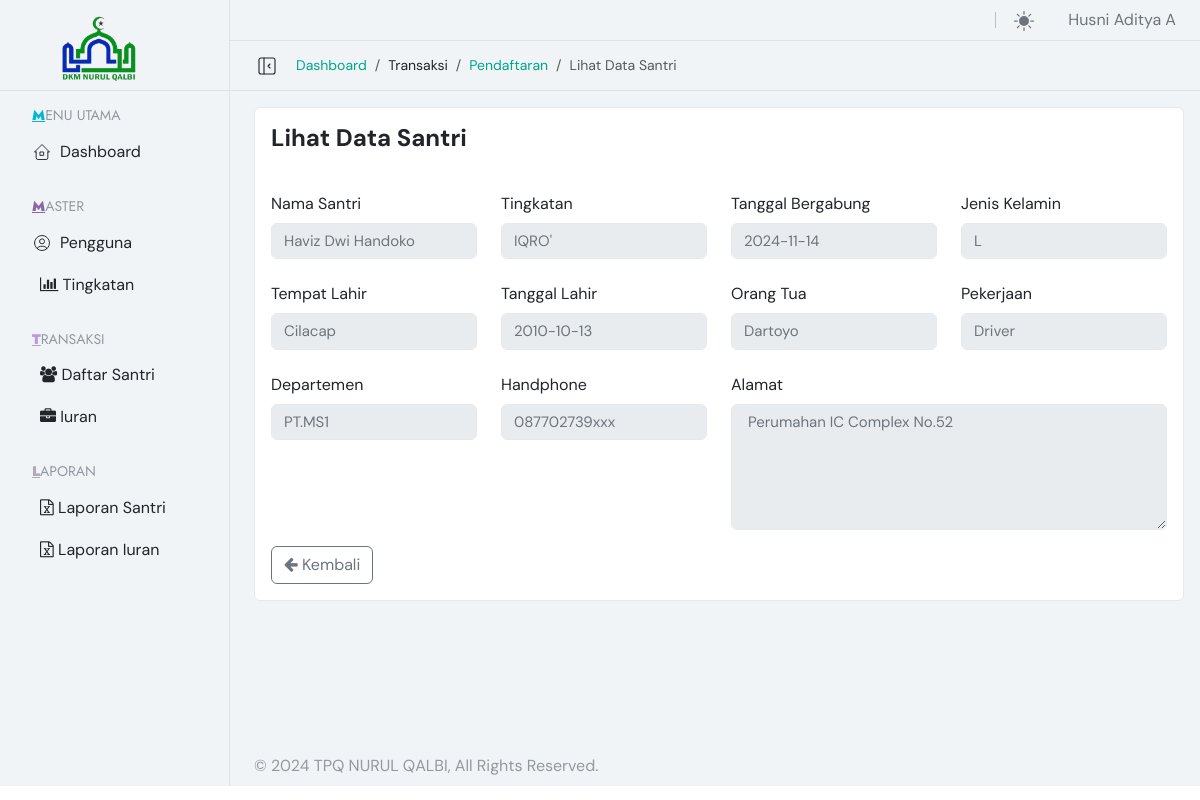
/pendaftaran_view.php?method=view&id=TPQ-202411-001 (signed in), run on the app's committed database.
### tables this page shows
CREATE TABLE IF NOT EXISTS `t_anggota` (
  `ID_ANGGOTA` varchar(50) NOT NULL,
  `ID_TINGKATAN` varchar(50) DEFAULT NULL,
  `NAMA_ANGGOTA` varchar(50) DEFAULT NULL,
  `ALAMAT` text DEFAULT NULL,
  `TEMPAT_LAHIR` varchar(50) DEFAULT NULL,
  `TANGGAL_LAHIR` date DEFAULT NULL,
  `JK` varchar(50) DEFAULT NULL,
  `ORANG_TUA` varchar(50) DEFAULT NULL,
  `PEKERJAAN` varchar(50) DEFAULT NULL,
  `DEPARTEMEN` varchar(50) DEFAULT NULL,
  `HANDPHONE` varchar(50) DEFAULT NULL,
  `TANGGAL_BERGABUNG` date DEFAULT NULL,
  `TANGGAL_KELUAR` date DEFAULT NULL,
  `STATUS_ANGGOTA` varchar(50) DEFAULT '1',
  `STATUS` varchar(50) DEFAULT '1',
  `INPUT_OLEH` varchar(50) DEFAULT NULL,
  `INPUT_TANGGAL` datetime DEFAULT NULL,
  PRIMARY KEY (`ID_ANGGOTA`),
  KEY `ID_TINGKATAN` (`ID_TINGKATAN`)
);

CREATE TABLE IF NOT EXISTS `m_tingkatan` (
  `ID_TINGKATAN` varchar(50) NOT NULL,
  `NAMA_TINGKATAN` varchar(50) DEFAULT NULL,
  `DESKRIPSI` text DEFAULT NULL,
  `STATUS` varchar(50) DEFAULT '1',
  `INPUT_OLEH` varchar(50) DEFAULT NULL,
  `INPUT_TANGGAL` datetime DEFAULT NULL,
  PRIMARY KEY (`ID_TINGKATAN`)
);

### connection/conn.php (called while the page is built, shortened)
<?php
$host = "localhost";
$database = "tpq";
$username = "andre";
$password = "andre2024";
try {
    $db1 = new PDO("mysql:host=$host;dbname=$database", $username, $password);
    $db1->setAttribute(PDO::ATTR_ERRMODE, PDO::ERRMODE_EXCEPTION);
    function GetQuery2($query, $params = [])
    {
        global $db1;
        $result = $db1->prepare($query);
        $result->execute($params);
        return $result;
    }
} catch (PDOException $e) {
    die("Database connection failed: " . $e->getMessage());
}
?>

### backend/transaksi/pendaftaran/t_pendaftaran.php (called while the page is built, shortened)
<?php
if (isset($_GET['method'])) {
    if (($_GET['method'] == "view" || $_GET['method'] == "edit") && isset($_GET['id'])) {
        $ID_ANGGOTA = $_GET['id'];
        $query = "SELECT a.*,CONCAT(a.TEMPAT_LAHIR,', ',DATE_FORMAT(a.TANGGAL_LAHIR, '%d %M %Y')) TTL,CASE WHEN a.STATUS_ANGGOTA = 1 THEN 'Aktif' ELSE 'Tidak Aktif' END STATUS_ANGGOTA_DESK,t.NAMA_TINGKATAN,DATE_FORMAT(a.INPUT_TANGGAL, '%d %M %Y') INPUT_TANGGAL, a.ID_TINGKATAN EDIT_TINGKATAN  FROM t_anggota a
        LEFT JOIN m_tingkatan t ON a.ID_TINGKATAN = t.ID_TINGKATAN
        WHERE a.ID_ANGGOTA = :ID_ANGGOTA";
        $params = array(':ID_ANGGOTA' => $ID_ANGGOTA);
        $getAnggota = GetQuery2($query, $params);
        $rowAnggota = $getAnggota->fetchAll(PDO::FETCH_ASSOC);
        foreach ($rowAnggota as $row) {
            extract($row);
        }
    }
}
?>

### content/transaksi/pendaftaran/c_pendaftaran_view.php (the view)
<div class="card mb-4">
    <div class="card-header py-3 bg-transparent border-bottom-0">
        <h4 class="card-title mb-0"><strong>Lihat Data Santri</strong></h4>
    </div>
    <div class="card-body card-main-two">
        <form role="form" action="" method="post">
            <div class="row">
                <div class="mb-3 col-md-3 col-12">
                    <label class="col-form-label">Nama Santri</label>
                    <input type="text" name="NAMA_ANGGOTA" class="form-control" value="<?= $NAMA_ANGGOTA; ?>" readonly>
                </div>
                <div class="mb-3 col-md-3 col-12">
                    <label class="col-form-label">Tingkatan</label>
                    <input type="text" name="NAMA_ANGGOTA" class="form-control" value="<?= $NAMA_TINGKATAN; ?>" readonly>
                </div>
                <div class="mb-1 col-md-3 col-12">
                    <label class="col-form-label">Tanggal Bergabung</label>
                    <input type="text" name="TANGGAL_BERGABUNG" class="form-control" value="<?= $TANGGAL_BERGABUNG; ?>" readonly>
                </div>
                <div class="mb-3 col-md-3 col-12">
                    <label class="col-form-label">Jenis Kelamin</label>
                    <input type="text" name="JENIS_KELAMIN" class="form-control" value="<?= $JK; ?>" readonly>
                </div>
            </div>
            <div class="row">
                <div class="mb-3 col-md-3 col-12">
                    <label class="col-form-label">Tempat Lahir</label>
                    <input type="text" name="TEMPAT_LAHIR" class="form-control" value="<?= $TEMPAT_LAHIR; ?>" readonly>
                </div>
                <div class="mb-1 col-md-3 col-12">
                    <label class="col-form-label">Tanggal Lahir</label>
                    <input type="text" name="TANGGAL_LAHIR" class="form-control" value="<?= $TANGGAL_LAHIR; ?>" readonly>
                </div>
                <div class="mb-3 col-md-3 col-12">
                    <label class="col-form-label">Orang Tua</label>
                    <input type="text" name="ORANG_TUA" class="form-control" value="<?= $ORANG_TUA; ?>" readonly>
                </div>
                <div class="mb-3 col-md-3 col-12">
                    <label class="col-form-label">Pekerjaan</label>
                    <input type="text" name="PEKERJAAN" class="form-control" value="<?= $PEKERJAAN; ?>" readonly>
                </div>
            </div>
            <div class="row">
                <div class="mb-1 col-md-3 col-12">
                    <label class="col-form-label">Departemen</label>
                    <input type="text" name="DEPARTEMEN" class="form-control" value="<?= $DEPARTEMEN; ?>" readonly>
                </div>
                <div class="mb-1 col-md-3 col-12">
                    <label class="col-form-label">Handphone</label>
                    <input type="text" name="HANDPHONE" class="form-control" value="<?= $HANDPHONE; ?>" readonly>
                </div>
                <div class="mb-3 col-md-6 col-12">
                    <label class="col-form-label">Alamat</label>
                    <textarea class="form-control" name="ALAMAT" rows="5" cols="30" readonly> <?= $ALAMAT; ?></textarea>
                </div>
            </div>
            <div class="row">
                <div class="col-12">
                    <a href="pendaftaran.php" class="btn btn-outline-secondary" role="button"><i class="fa fa-arrow-left"></i> Kembali</a>
                </div>
            </div>
        </form>
    </div>
</div>

### assets/css/tablestyle.css (style rules this page uses)
input[readonly] { background-color: #e9ecef; color: #6c757d; }
textarea.form-control[readonly] { background-color: #e9ecef; color: #6c757d; }

### data on the page
t_anggota: NAMA_ANGGOTA "Haviz Dwi Handoko", NAMA_ANGGOTA "IQRO'", TANGGAL_BERGABUNG "2024-11-14", JENIS_KELAMIN "L", TEMPAT_LAHIR "Cilacap", TANGGAL_LAHIR "2010-10-13", ORANG_TUA "Dartoyo", PEKERJAAN "Driver", DEPARTEMEN "PT.MS1", HANDPHONE "087702739xxx", ALAMAT "Perumahan IC Complex No.52"

### other printed values
$_SESSION["LOGINNAMA"] "Husni Aditya A"
